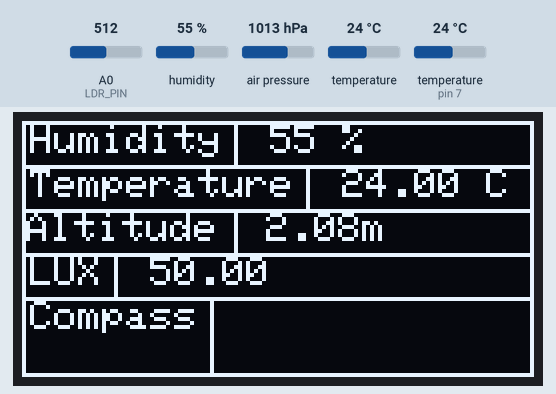
Simulated run of this sketch. Board: Arduino Uno, built with avr-gcc and run on an emulated ATmega328P. On the bench: 128×64 one-colour display. Wiring (inferred from the names in the program): DHT11 sensor: data pin 7. The inputs (shaded band) are chosen by the test bench; at power-on: humidity 55 %, air pressure 1013 hPa, A0 (LDR_PIN) = 512, temperature 24 °C, temperature (sensor on pin 7) 24 °C.

Above: at 5.2 s.
5.3 s: humidity set to 22 %
At 7.0 s:
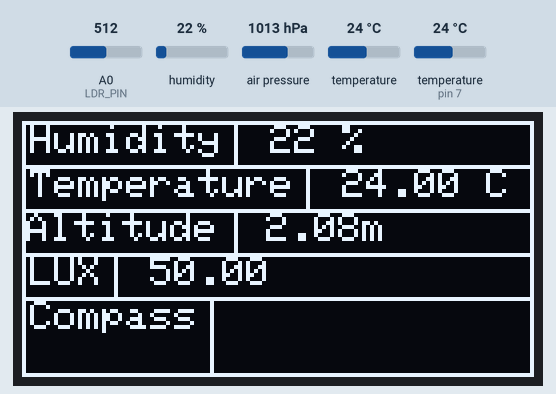
7.3 s: air pressure set to 952 hPa
At 7.8 s:
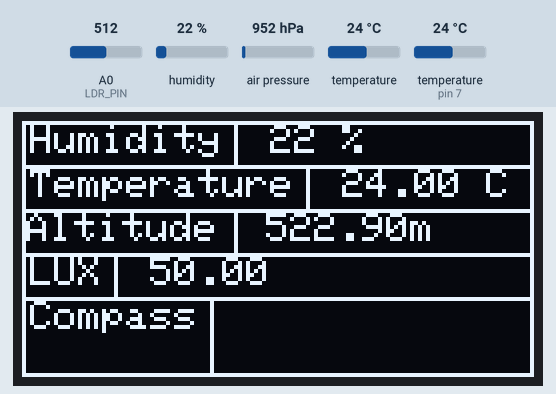
8.9 s: A0 (LDR_PIN) set to 716
At 9.6 s:
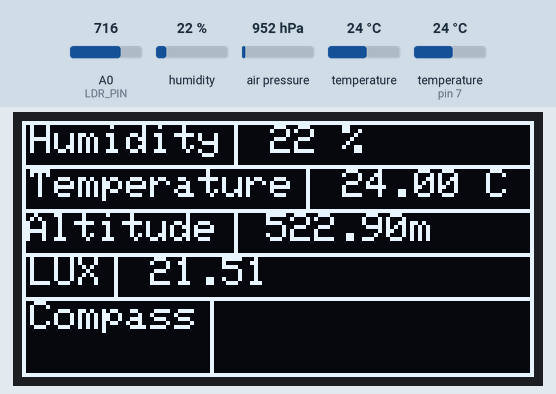
10.6 s: temperature (sensor 0) set to 12 °C
At 11.4 s:
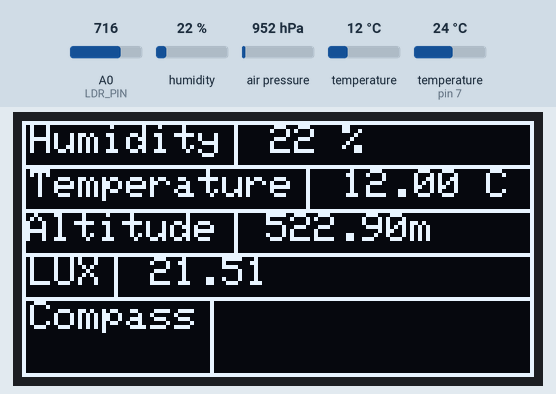
12.3 s: humidity set to 40 %
At 13.2 s:
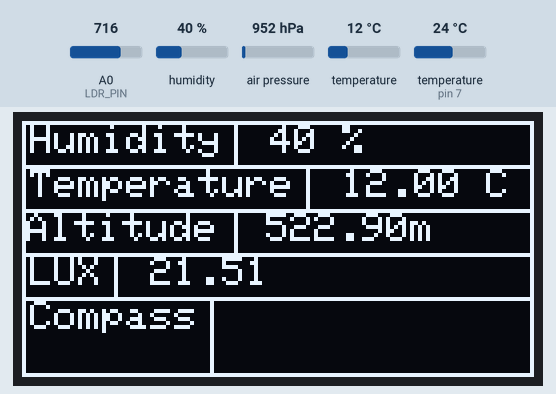
14.0 s: A0 (LDR_PIN) set to 992
At 15.0 s:
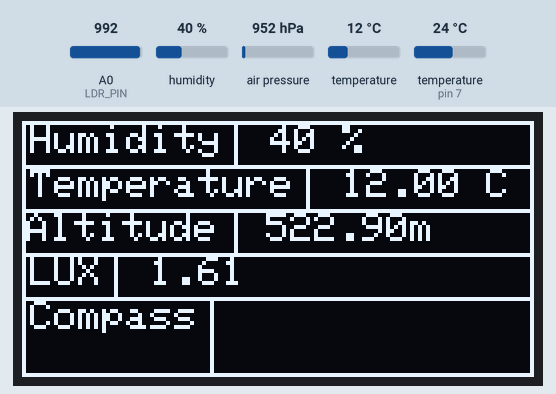
Timing chart, 0 to 16.7 s (numbered marks = the images above; inputs shaded):
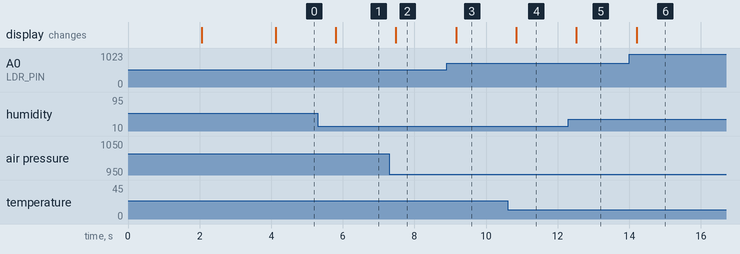

Measured:
- after the input at 5.3 s, the display: changes after 0.50 s (image 1)
- after the input at 7.3 s, the display: changes after 0.18 s (image 2)
- after the input at 8.9 s, the display: changes after 0.26 s (image 3)
- after the input at 10.6 s, the display: changes after 0.24 s (image 4)
- after the input at 12.3 s, the display: changes after 0.22 s (image 5)
- after the input at 14.0 s, the display: changes after 0.21 s (image 6)

The sketch:

Main.ino
```cpp
#include<Wire.h>
#include<Adafruit_GFX.h>
#include<Adafruit_SSD1306.h>
#include<Adafruit_BMP280.h>
#include"dht.h"


#define SCREEN_WIDTH 128
#define SCREEN_HEIGHT 64
#define ADC_RES 0.0048828125

#define LDR_PIN A0
#define DHT_PIN 7


Adafruit_SSD1306 display(SCREEN_WIDTH,SCREEN_HEIGHT,&Wire,-1);
Adafruit_BMP280 bmp;

int humidity = 0;
float temperature = 0.0;
float altitude = 0.0;
float LUX = 0.0;

float measure_lux(int ldr_pin);

void setup() {
  Serial.begin(9600);

  if(!display.begin(SSD1306_SWITCHCAPVCC,0x3c)){
    Serial.println("Display failed!");
    for(;;);
  }

  if(!bmp.begin(0x76)){
    Serial.println("BMP280 not found!");
  }

  delay(2000);
  display.clearDisplay();
  display.setTextColor(WHITE);
  display.setTextSize(3);
  display.setCursor(0,0);
  display.println("HIKERS-KIT_69");
  display.display();
  delay(2000);

}

void loop() {
  LUX = measure_lux(LDR_PIN);
  temperature = bmp.readTemperature();
  altitude = bmp.readAltitude();
  int i = dht_read(DHT_PIN);
  if(i == 0){
    humidity = dht_humidity;
  }
  display.clearDisplay();
  display.setTextSize(1);
  display.setTextColor(WHITE);
  display.drawLine(0,0,128,0,WHITE);
  display.setCursor(2,1);
  display.print("Humidity  ");
  display.print(humidity);
  display.println(" %");
  display.drawLine(1,11,128,11,WHITE);
  display.setCursor(2,12);
  display.print("Temperature  ");
  display.print(temperature);
  display.println(" C");
  display.drawLine(1,22,128,22,WHITE);
  display.setCursor(1,23);
  display.print("Altitude  ");
  display.print(altitude);
  display.println("m");
  display.drawLine(1,33,128,33,WHITE);
  display.setCursor(2,34);
  display.print("LUX  ");
  display.println(LUX);
  display.drawLine(1,44,128,44,WHITE);
  display.setCursor(2,45);
  display.print("Compass  ");
  display.println();
  display.drawLine(0,63,128,63,WHITE);
  display.drawLine(0,0,0,64,WHITE);
  display.drawLine(127,0,127,64,WHITE);

  display.drawLine(53,0,53,10,WHITE);
  display.drawLine(71,11,71,22,WHITE);
  display.drawLine(53,23,53,33,WHITE);
  display.drawLine(23,34,23,44,WHITE);
  display.drawLine(47,45,47,63,WHITE);
  display.display();
  delay(500);
}
float measure_lux(int ldr_pin){
  float lux;
  int LDR_val = analogRead(ldr_pin);
  lux = (250.0/(LDR_val*ADC_RES))-50.0;
  return lux;
}
```

dht.h
```cpp
#ifndef DHT_H
#define DHT_H

#define DHT_OK 0
#define DHT_TIMEOUT_ERR -1
#define DHT_CHECKSUM_ERR 1

int dht_humidity = 0;
int dht_temperature_int = 0;
float dht_temperature = 0.0;

int dht_read(int pin)
{
  uint8_t bytes[5];
  int bit_place = 7;
  int byte_no = 0;


  //Empty data buffer
  for(size_t i = 0;i<5;i++){
    bytes[i] = 0;
  }

  //Request sample
  pinMode(pin,OUTPUT);
  digitalWrite(pin,LOW);
  delay(18);
  digitalWrite(pin,HIGH);
  delayMicroseconds(40);
  pinMode(pin,INPUT);

  //Sensor ACK
  unsigned int loop_cnt = 10000;
  while(digitalRead(pin) == LOW){
    if(loop_cnt > 0){
      loop_cnt--;
    }else{
      return DHT_TIMEOUT_ERR;
    }
  }
  loop_cnt = 10000;
  while(digitalRead(pin) == HIGH){
    if(loop_cnt > 0){
      loop_cnt--;
    }else{
      return DHT_TIMEOUT_ERR;
    }
  }


  //Data Recv
  for(size_t i = 0;i<40;i++){
    loop_cnt = 10000;
    while(digitalRead(pin) == LOW){
      if(loop_cnt > 0){
        loop_cnt--;
      }else{
        return DHT_TIMEOUT_ERR;
      }
    }

    unsigned long t1 = micros();
    loop_cnt = 10000;
    while(digitalRead(pin) == HIGH){
      if(loop_cnt > 0){
        loop_cnt--;
      }else{
        return DHT_TIMEOUT_ERR;
      }
    }
    unsigned long time_diff  = micros() - t1;

    if(time_diff > 40){
      bytes[byte_no] |= (1<<bit_place);
    }
    if(bit_place == 0){
      bit_place = 7;
      byte_no++;
    }else{
      bit_place--;
    }
  }

  //Data Representation
  dht_humidity = bytes[0];
  dht_temperature_int = bytes[2];
  dht_temperature = dht_temperature_int + 0.1*bytes[3];
  uint8_t check_sum = bytes[0] + bytes[2] + bytes[1] + bytes[3];
  if(check_sum == bytes[4]){
    return DHT_OK;
  }else{
    return DHT_CHECKSUM_ERR;
  }
}

#endif
```
